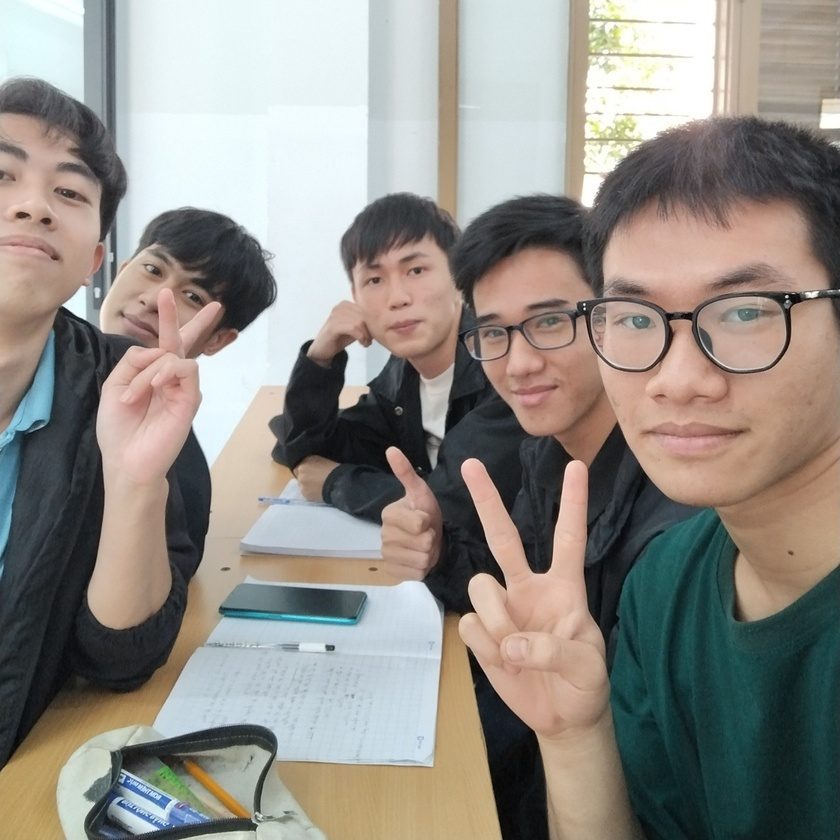
%> input picture Code của Hoan/img1.jpg, 840 x 840 px, shrunk from 1279 x 1280 before the run
$ octave lab1.m   (GNU Octave 9; MATLAB toolbox functions it lacks are replaced by stand-ins)
%> lines starting %> are read from the running program, lines starting %| are printed output that depends on the picture
close all, clearvars, clc;

I = imread('img1.jpg');
%> I is the input picture: size 840x840x3 uint8; mean R, G, B 145, 140.6, 133.9
[m, n, ~] = size(I);
%> m = 840; n = 840
I1 = I;
I1(2:2:m,2:2:n,:) = I(1:2:m,1:2:n,:);
I1(1:2:m,2:2:n,:) = I(1:2:m,1:2:n,:);
I1(2:2:m,1:2:n,:) = I(1:2:m,1:2:n,:);
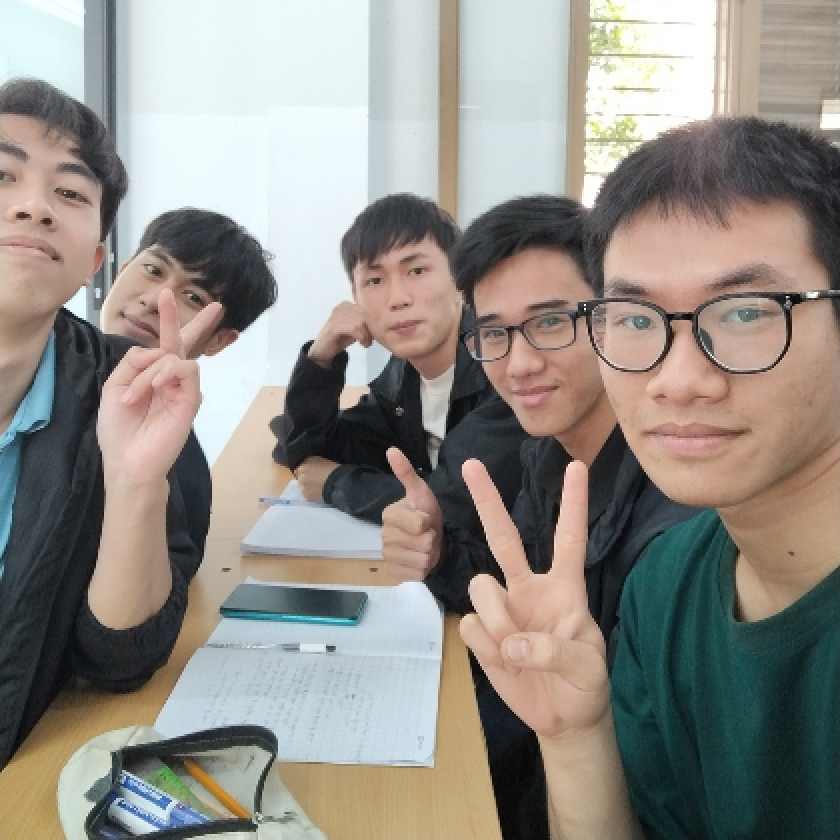
%> I1: size 840x840x3 uint8; mean R, G, B 145.1, 140.7, 134.1

I2 =uint8(floor(double(I)/32)*32);
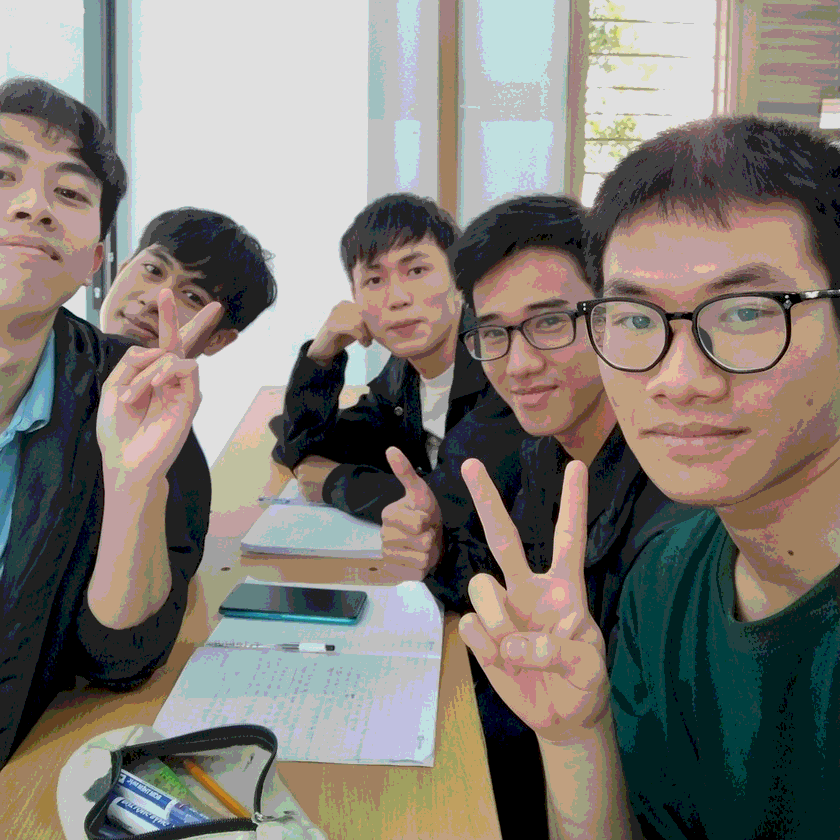
%> I2: size 840x840x3 uint8; mean R, G, B 129.1, 124.2, 117.3
I3 =uint8(floor(double(I1)/32)*32) ;


imwrite(I,'anhvet1.png');
s1=dir('anhvet1.png');

imwrite(I1,'anhvet2.png');
s2=dir('anhvet2.png');

imwrite(I2,'anhvet3.png');
s3=dir('anhvet3.png');


imwrite(I3,'anhvet4.png');
s4=dir('anhvet4.png');

% Hi?n th? b?c ?nh và kích thý?c c?a nó trong tiêu ð? c?a subplot
figure
subplot(221); imshow(I); title(['Original Image (',string(s1.bytes), ' bytes)']);
subplot(222); imshow(I1); title(['Sau l?y m?u (',string(s2.bytes), ' bytes)']);
subplot(223); imshow(I2); title(['Sau lý?ng t? hoá (',string(s3.bytes), ' bytes)']);
subplot(224); imshow(I3); title(['Lý?ng t? hoá + l?y m?u (',string(s4.bytes), ' bytes)']);
%> after `title(['Lý?ng t? hoá + l?y m?u (',string(s4.bytes), ' bytes)'])`:
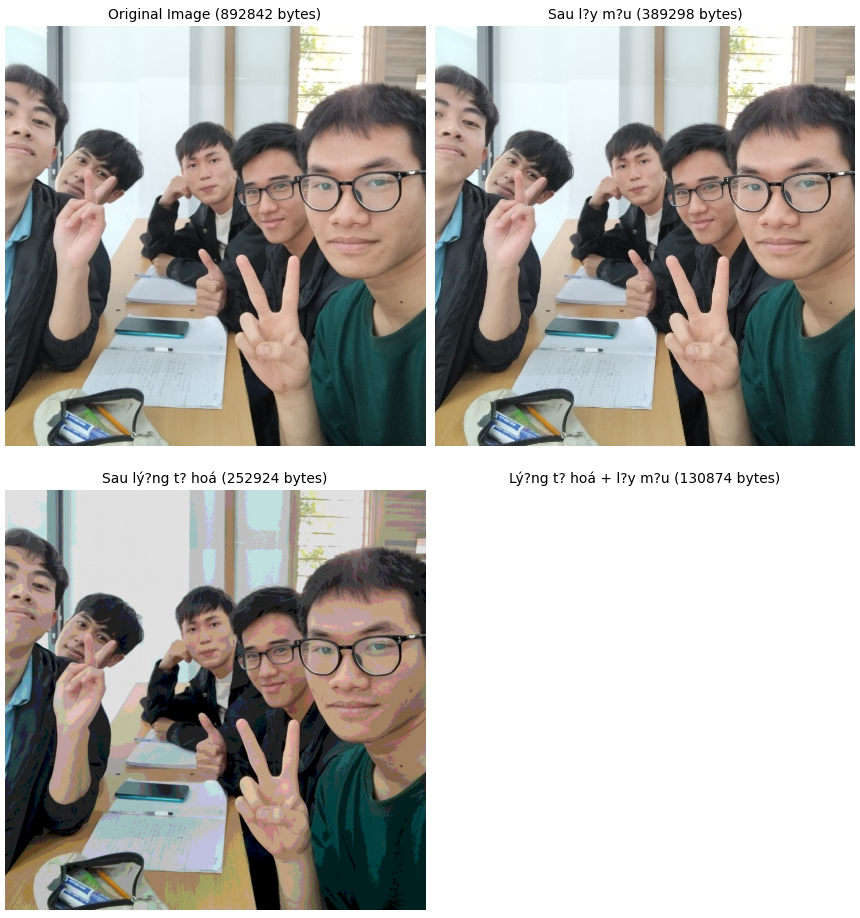
%> figure redrawn from the program's plot data, 4 panels
